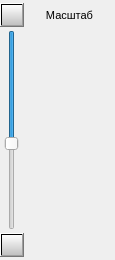
<?xml version="1.0" encoding="UTF-8"?>
<ui version="4.0">
 <class>ScaleWidgetClass</class>
 <widget class="QWidget" name="ScaleWidgetClass">
  <property name="geometry">
   <rect>
    <x>0</x>
    <y>0</y>
    <width>115</width>
    <height>260</height>
   </rect>
  </property>
  <property name="sizePolicy">
   <sizepolicy hsizetype="Fixed" vsizetype="Fixed">
    <horstretch>0</horstretch>
    <verstretch>0</verstretch>
   </sizepolicy>
  </property>
  <property name="maximumSize">
   <size>
    <width>115</width>
    <height>260</height>
   </size>
  </property>
  <property name="windowTitle">
   <string/>
  </property>
  <property name="styleSheet">
   <string notr="true">QPushButton
{
	background: qlineargradient(x1:0, y1:0, x2:0, y2:1, stop:0 #FFFFFF, stop:1 #C0C0C0);
}
QPushButton:hover
{
	border: 1px solid white;
}

QPushButton:flat
{
    border: none;
    background:none;
	text-align: left;
}

QPushButton:flat:checked
{
	color: black;
}</string>
  </property>
  <layout class="QGridLayout" name="gridLayout">
   <property name="margin">
    <number>0</number>
   </property>
   <property name="spacing">
    <number>0</number>
   </property>
   <item row="2" column="1">
    <spacer name="verticalSpacer_2">
     <property name="orientation">
      <enum>Qt::Vertical</enum>
     </property>
     <property name="sizeType">
      <enum>QSizePolicy::Maximum</enum>
     </property>
     <property name="sizeHint" stdset="0">
      <size>
       <width>58</width>
       <height>24</height>
      </size>
     </property>
    </spacer>
   </item>
   <item row="1" column="1">
    <widget class="QFrame" name="frame">
     <property name="styleSheet">
      <string notr="true">background: transparent;</string>
     </property>
     <layout class="QGridLayout" name="gridLayout_2">
      <property name="margin">
       <number>0</number>
      </property>
      <property name="spacing">
       <number>0</number>
      </property>
      <item row="0" column="0">
       <layout class="QVBoxLayout" name="verticalLayout"/>
      </item>
     </layout>
    </widget>
   </item>
   <item row="2" column="0">
    <widget class="QPushButton" name="zoomOutButton">
     <property name="sizePolicy">
      <sizepolicy hsizetype="Fixed" vsizetype="Fixed">
       <horstretch>0</horstretch>
       <verstretch>0</verstretch>
      </sizepolicy>
     </property>
     <property name="maximumSize">
      <size>
       <width>24</width>
       <height>24</height>
      </size>
     </property>
     <property name="text">
      <string/>
     </property>
     <property name="icon">
      <iconset resource="MapWindow.qrc">
       <normaloff>:/icons/minus.png</normaloff>:/icons/minus.png</iconset>
     </property>
     <property name="iconSize">
      <size>
       <width>24</width>
       <height>24</height>
      </size>
     </property>
    </widget>
   </item>
   <item row="0" column="0">
    <widget class="QPushButton" name="zoomInButton">
     <property name="sizePolicy">
      <sizepolicy hsizetype="Fixed" vsizetype="Fixed">
       <horstretch>0</horstretch>
       <verstretch>0</verstretch>
      </sizepolicy>
     </property>
     <property name="maximumSize">
      <size>
       <width>24</width>
       <height>24</height>
      </size>
     </property>
     <property name="text">
      <string/>
     </property>
     <property name="icon">
      <iconset resource="MapWindow.qrc">
       <normaloff>:/icons/plus.png</normaloff>:/icons/plus.png</iconset>
     </property>
     <property name="iconSize">
      <size>
       <width>24</width>
       <height>24</height>
      </size>
     </property>
    </widget>
   </item>
   <item row="1" column="0">
    <widget class="QSlider" name="scaleSlider">
     <property name="sizePolicy">
      <sizepolicy hsizetype="Fixed" vsizetype="Fixed">
       <horstretch>0</horstretch>
       <verstretch>0</verstretch>
      </sizepolicy>
     </property>
     <property name="maximumSize">
      <size>
       <width>30</width>
       <height>200</height>
      </size>
     </property>
     <property name="maximum">
      <number>7</number>
     </property>
     <property name="pageStep">
      <number>1</number>
     </property>
     <property name="value">
      <number>4</number>
     </property>
     <property name="sliderPosition">
      <number>4</number>
     </property>
     <property name="orientation">
      <enum>Qt::Vertical</enum>
     </property>
     <property name="invertedAppearance">
      <bool>true</bool>
     </property>
     <property name="invertedControls">
      <bool>true</bool>
     </property>
     <property name="tickPosition">
      <enum>QSlider::NoTicks</enum>
     </property>
    </widget>
   </item>
   <item row="0" column="1">
    <widget class="QLabel" name="label">
     <property name="sizePolicy">
      <sizepolicy hsizetype="Expanding" vsizetype="Preferred">
       <horstretch>0</horstretch>
       <verstretch>0</verstretch>
      </sizepolicy>
     </property>
     <property name="minimumSize">
      <size>
       <width>0</width>
       <height>24</height>
      </size>
     </property>
     <property name="maximumSize">
      <size>
       <width>16777215</width>
       <height>24</height>
      </size>
     </property>
     <property name="font">
      <font>
       <pointsize>8</pointsize>
      </font>
     </property>
     <property name="text">
      <string>Масштаб</string>
     </property>
     <property name="alignment">
      <set>Qt::AlignCenter</set>
     </property>
    </widget>
   </item>
  </layout>
 </widget>
 <layoutdefault spacing="6" margin="11"/>
 <resources>
  <include location="MapWindow.qrc"/>
 </resources>
 <connections/>
</ui>
